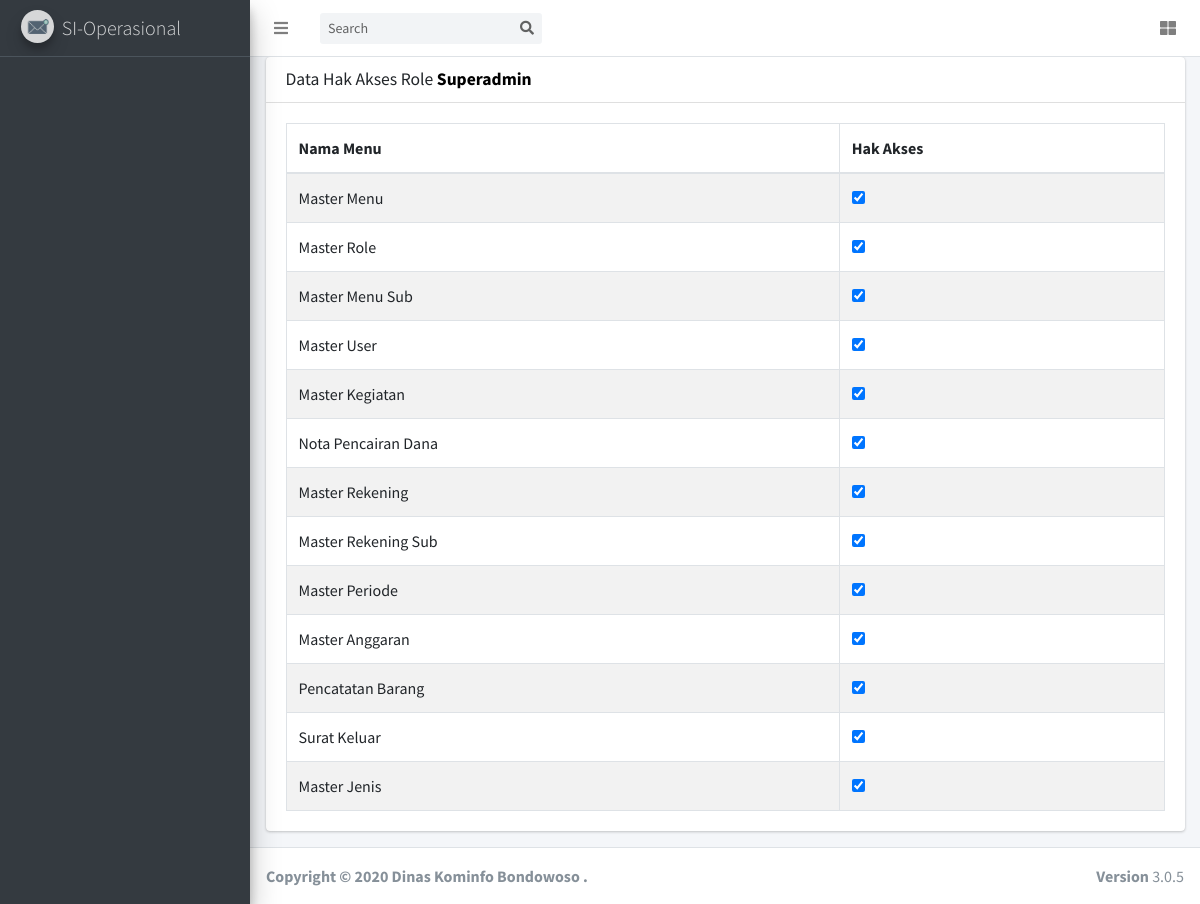
The page /index.php/role/role_access/1 on the database as committed earlier.
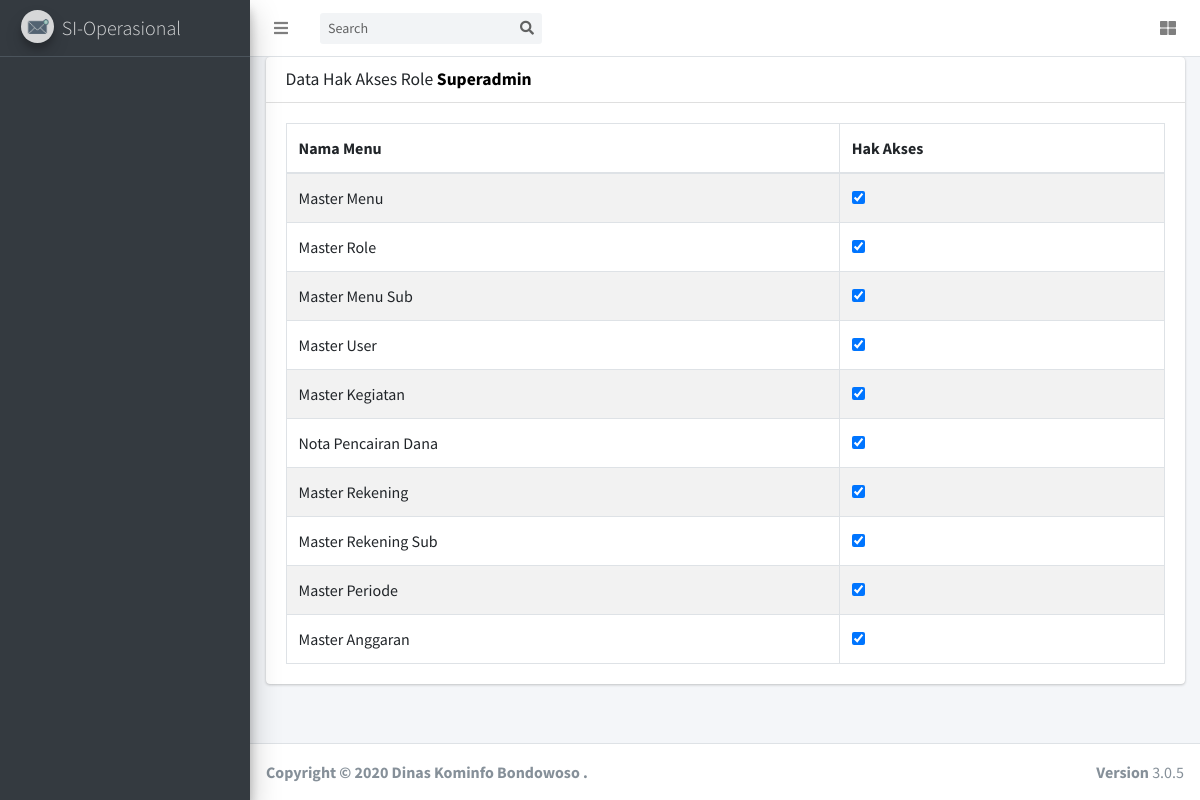
The same page on the database as committed later.
### tables this page shows
CREATE TABLE `tbl_role` (
  `id_role` int(11) NOT NULL,
  `id_dinas` int(11) NOT NULL,
  `nama_role` varchar(50) NOT NULL
);

CREATE TABLE `tbl_sub_menu` (
  `id_sub_menu` int(11) NOT NULL,
  `id_menu` int(11) NOT NULL,
  `nama_sub_menu` varchar(30) NOT NULL,
  `link_sub_menu` varchar(50) NOT NULL
);

### application/controllers/Role.php (called while the page is built, shortened)
<?php
class Role extends CI_Controller {
	function __construct(){
        $this->load->model('main');
        $this->load->library('session');
        $this->load->helper('main_helper');
    }
    public function role_access($id_roles){
        $id_role 					= $this->session->userdata('id_role');
		$data['menu'] 				= $this->main->get_menu_selected($id_role);
        $data['sub_menu'] 		    = $this->main->get_data('tbl_sub_menu');
        $data['role']               = $this->db->get_where('tbl_role',['id_role'=>$id_roles])->row_array();
		$this->load->view('role/akses',$data);
    }
}

### index.php (called while the page is built, shortened)
<?php
require_once BASEPATH.'core/CodeIgniter.php';

### application/models/main.php (called while the page is built, shortened)
<?php
class main extends CI_MODEL
{
    function get_data($table)
    {
        $query = $this->db->get($table);
        return $query->result();
    }
    function get_menu_selected($role_id)
    {
        $this->db->select('*')
            ->from('tbl_user_access')
            ->join('tbl_sub_menu', 'tbl_user_access.id_sub_menu = tbl_sub_menu.id_sub_menu')
            ->join('tbl_menu', 'tbl_menu.id_menu = tbl_sub_menu.id_menu')
            ->where('tbl_user_access.id_role =', $role_id)
            ->group_by('tbl_menu.id_menu');
        $query = $this->db->get();
        return $query->result();
    }
}

### application/helpers/main_helper.php (called while the page is built, shortened)
<?php
function get_access($id_role,$id_menu){
    $ci = get_instance();
    $result = $ci->db->get_where('tbl_user_access',['id_role' => $id_role, 'id_sub_menu' =>$id_menu]);
    if($result->num_rows() > 0){
        return "checked = 'checked'";
    }
}
?>

### application/views/role/akses.php (the view, shortened to what this page needs)
<!DOCTYPE html>
<html lang="en">
<head>
<?php $this->load->view('_partials/head');?>
</head>
<body class="hold-transition sidebar-mini layout-fixed layout-navbar-fixed layout-footer-fixed">
<div class="wrapper">
  <?php $this->load->view('_partials/navbar');?>
  <?php $this->load->view('_partials/sidebar');?>
  <div class="content-wrapper">
    <section class="content">
      <div class="container-fluid">
        <div class="card">
          <div class="card-header">
            <h3 class="card-title">Data Hak Akses Role <span style="color:black;font-weight:bold"> <?= $role['nama_role'];?> </span></h3>
          </div>
          <div class="card-body">
            <table id="example1" class="table table-bordered table-striped">
              <thead>
              <tr>
                <th>Nama Menu</th>
                <th>Hak Akses</th>
              </tr>
              </thead>
              <tbody>
                <?php foreach($sub_menu as $row_menu){?>
                    <tr>
                        <td><?= $row_menu->nama_sub_menu;?></td>
                        <td>
                            <div class="form-check">
                            <input class="form-check-input" type="checkbox"
                            <?= get_access($role['id_role'],$row_menu->id_sub_menu);?>
                            data-role="<?= $role['id_role'];?>" data-menu="<?= $row_menu->id_sub_menu;?>">
                        </td>
                    </tr>
                <?php } ?>
              </tbody>
            </table>
          </div>
      </div>
    </section>
    </div>
  <?php $this->load->view('_partials/footer');?>
</body>
</html>

### application/views/_partials/head.php (shortened to what this page needs)
<link rel="stylesheet" href="<?=base_url();?>assets/plugins/fontawesome-free/css/all.min.css">
<link rel="stylesheet" href="<?=base_url();?>assets/plugins/overlayScrollbars/css/OverlayScrollbars.min.css">
<link rel="stylesheet" href="<?=base_url();?>assets/plugins/daterangepicker/daterangepicker.css">
<link rel="stylesheet" href="<?=base_url();?>assets/plugins/icheck-bootstrap/icheck-bootstrap.min.css">
<link rel="stylesheet" href="<?=base_url();?>assets/plugins/bootstrap-colorpicker/css/bootstrap-colorpicker.min.css">
<link rel="stylesheet" href="<?=base_url();?>assets/plugins/tempusdominus-bootstrap-4/css/tempusdominus-bootstrap-4.min.css">
<link rel="stylesheet" href="<?=base_url();?>assets/plugins/select2/css/select2.min.css">
<link rel="stylesheet" href="<?=base_url();?>assets/plugins/select2-bootstrap4-theme/select2-bootstrap4.min.css">
<link rel="stylesheet" href="<?=base_url();?>assets/plugins/bootstrap4-duallistbox/bootstrap-duallistbox.min.css">
<link rel="stylesheet" href="<?=base_url();?>assets/plugins/datatables-bs4/css/dataTables.bootstrap4.min.css">
<link rel="stylesheet" href="<?=base_url();?>assets/plugins/datatables-responsive/css/responsive.bootstrap4.min.css">
<link rel="stylesheet" href="<?=base_url();?>assets/dist/css/adminlte.min.css">
  <link rel="stylesheet" href="<?=base_url();?>assets/plugins/summernote/summernote-bs4.css">

### application/views/_partials/navbar.php (shortened to what this page needs)
<nav class="main-header navbar navbar-expand navbar-white navbar-light">
    <ul class="navbar-nav">
      <li class="nav-item">
        <a class="nav-link" data-widget="pushmenu" href="#" role="button"><i class="fas fa-bars"></i></a>
      </li>
    </ul>
    <form class="form-inline ml-3">
      <div class="input-group input-group-sm">
        <input class="form-control form-control-navbar" type="search" placeholder="Search" aria-label="Search">
        <div class="input-group-append">
          <button class="btn btn-navbar" type="submit">
            <i class="fas fa-search"></i>
          </button>
        </div>
      </div>
    </form>
    <ul class="navbar-nav ml-auto">
      <li class="nav-item dropdown">
        <a class="nav-link" data-toggle="dropdown" href="#">
        </a>
      </li>
      <li class="nav-item">
        <a class="nav-link" data-widget="control-sidebar" data-slide="true" href="#" role="button"><i
            class="fas fa-th-large"></i></a>
      </li>
    </ul>
  </nav>

### application/views/_partials/sidebar.php (shortened to what this page needs)
<aside class="main-sidebar sidebar-dark-primary elevation-4">
    <a href="<?= site_url('Dashboard/index');?>" class="brand-link">
      <img src="<?= base_url();?>assets/img/logo/si-maya.jpg" class="brand-image img-circle elevation-3"
           style="opacity: .8">
      <span class="brand-text font-weight-light">SI-Operasional</span>
    </a>
    <div class="sidebar">
      <nav class="mt-2" style="padding-top:10px;">
      </nav>
    </div>
  </aside>

### application/views/_partials/footer.php (shortened to what this page needs)
<footer class="main-footer">
    <strong>Copyright &copy; <?= date("Y"); ?> Dinas Kominfo Bondowoso . </strong>
    <div class="float-right d-none d-sm-inline-block">
      <b>Version</b> 3.0.5
    </div>
  </footer>
</div>

Rows that differ between the two databases and show on the page:
removed tbl_sub_menu: nama_sub_menu "Pencatatan Barang"
removed tbl_sub_menu: nama_sub_menu "Surat Keluar"
removed tbl_sub_menu: nama_sub_menu "Master Jenis"
